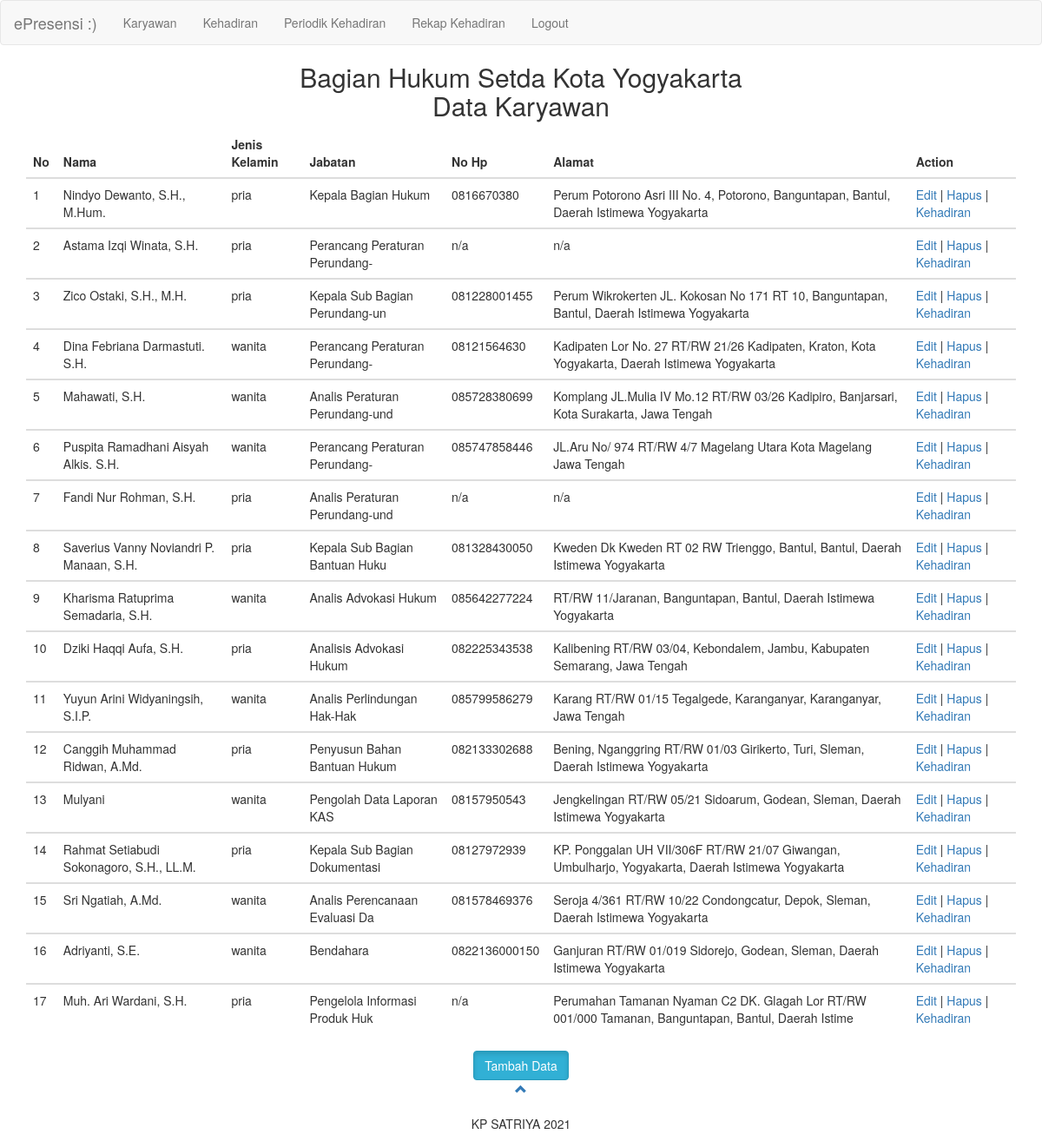
Page /dashboard.php on the committed database.
### tables this page shows
CREATE TABLE `karyawan` (
  `id_karyawan` int(11) NOT NULL AUTO_INCREMENT,
  `nama` varchar(50) NOT NULL,
  `jenis_kelamin` varchar(15) NOT NULL,
  `jabatan` varchar(30) NOT NULL,
  `nohp` varchar(13) NOT NULL,
  `alamat` varchar(100) NOT NULL,
  PRIMARY KEY (`id_karyawan`)
);

### functions/fungsi.php (called while the page is built, shortened)
<?php
function tampilkan_karyawan(){
  global $koneksi;
  $query = "SELECT * FROM karyawan";
  $result = mysqli_query($koneksi, $query) or die('gagal menampilkan data');
  return $result;
}
 ?>

### dashboard.php (the view, shortened to what this page needs)
<?php
require_once 'view/header.php'; ?>
<h2 align="center">Bagian Hukum Setda Kota Yogyakarta<br> Data Karyawan</h2>
<?php
$karyawan = tampilkan_karyawan();
?>
<div class="container">
<div class="table-responsive">
<table class="table">
    <thead>
  <tr>
    <th>No</th>
    <th>Nama</th>
    <th>Jenis Kelamin</th>
    <th>Jabatan</th>
    <th>No Hp</th>
    <th>Alamat</th>
    <th>Action</th>
  </tr>
</thead>
<?php
  $no=1;
while($row=mysqli_fetch_assoc($karyawan)) { ?>
  <tbody>
  <tr>
  <td><?= $no; ?></td>
  <td><?= $row['nama']; ?></td>
  <td><?= $row['jenis_kelamin']; ?></td>
  <td><?= $row['jabatan']; ?></td>
  <td><?= $row['nohp']; ?></td>
  <td><?= $row['alamat']; ?></td>
  <td><a href="edit_karyawan.php?id=<?= $row['id_karyawan']; ?>">Edit</a> | <a href="hapus_karyawan.php?id=<?= $row['id_karyawan']; ?>">Hapus</a> | <a href="kehadiranp.php?id=<?= $row['id_karyawan']; ?>">Kehadiran</a></td>
  </tr>
  <?php
    $no++;
    }
	?>
</tbody>
</table>
</div>
</div>
<div align="center">
<a href="tambah_karyawan.php"><button type="button" class="btn btn-info active">Tambah Data</button></a>
</div>
</body>
<?php require_once 'view/footer.php'; ?>

### view/header.php (shortened to what this page needs)
<!DOCTYPE html>
<html>
<head>
      <link rel="stylesheet" type="text/css" href="https://stackpath.bootstrapcdn.com/bootstrap/3.4.1/css/bootstrap.min.css">
  </head>
<body>
<nav class="navbar navbar-default">
    <div class="container-fluid">
        <div class="navbar-header">
            <a class="navbar-brand" href="#"> ePresensi :)</a>
        </div>
        <div id="navbar" class="navbar-collapse collapse">
            <ul class="nav navbar-nav">
                <li><a href="dashboard.php">Karyawan</a></li>
                <li><a href="kehadiran.php">Kehadiran</a></li>
                <li><a href="nyoba.php">Periodik Kehadiran</a></li>
                <li><a href="cetak.php">Rekap Kehadiran</a></li>
                <li><a href="logout.php">Logout</a></li>
            </ul>
        </div>
    </div>
</nav>
</body>

### view/footer.php
<footer class="text-center">
  <a class="up-arrow" href="#myPage" data-toggle="tooltip" title="TO TOP">
    <span class="glyphicon glyphicon-chevron-up"></span>
  </a><br><br>
  <p>KP SATRIYA 2021 <a href="#" data-toggle="tooltip"/a></p>
</footer>

### rows in the picture
karyawan: nama "Nindyo Dewanto, S.H., M.Hum.", jenis_kelamin "pria", jabatan "Kepala Bagian Hukum", nohp "0816670380", alamat "Perum Potorono Asri III No. 4, Potorono, Banguntapan, Bantul, Daerah Istimewa Yogyakarta"
karyawan: nama "Astama Izqi Winata, S.H.", jenis_kelamin "pria", jabatan "Perancang Peraturan Perundang-", nohp "n/a", alamat "n/a"
karyawan: nama "Zico Ostaki, S.H., M.H.", jenis_kelamin "pria", jabatan "Kepala Sub Bagian Perundang-un", nohp "081228001455", alamat "Perum Wikrokerten JL. Kokosan No 171 RT 10, Banguntapan, Bantul, Daerah Istimewa Yogyakarta"
karyawan: nama "Dina Febriana Darmastuti. S.H.", jenis_kelamin "wanita", jabatan "Perancang Peraturan Perundang-", nohp "08121564630", alamat "Kadipaten Lor No. 27 RT/RW 21/26 Kadipaten, Kraton, Kota Yogyakarta, Daerah Istimewa Yogyakarta"
karyawan: nama "Mahawati, S.H.", jenis_kelamin "wanita", jabatan "Analis Peraturan Perundang-und", nohp "085728380699", alamat "Komplang JL.Mulia IV Mo.12 RT/RW 03/26 Kadipiro, Banjarsari, Kota Surakarta, Jawa Tengah"
karyawan: nama "Puspita Ramadhani Aisyah Alkis. S.H.", jenis_kelamin "wanita", jabatan "Perancang Peraturan Perundang-", nohp "085747858446", alamat "JL.Aru No/ 974 RT/RW 4/7 Magelang Utara Kota Magelang Jawa Tengah"
karyawan: nama "Fandi Nur Rohman, S.H.", jenis_kelamin "pria", jabatan "Analis Peraturan Perundang-und", nohp "n/a", alamat "n/a"
karyawan: nama "Saverius Vanny Noviandri P. Manaan, S.H.", jenis_kelamin "pria", jabatan "Kepala Sub Bagian Bantuan Huku", nohp "081328430050", alamat "Kweden Dk Kweden RT 02 RW Trienggo, Bantul, Bantul, Daerah Istimewa Yogyakarta"
karyawan: nama "Kharisma Ratuprima Semadaria, S.H.", jenis_kelamin "wanita", jabatan "Analis Advokasi Hukum", nohp "085642277224", alamat "RT/RW 11/Jaranan, Banguntapan, Bantul, Daerah Istimewa Yogyakarta"
karyawan: nama "Dziki Haqqi Aufa, S.H.", jenis_kelamin "pria", jabatan "Analisis Advokasi Hukum", nohp "082225343538", alamat "Kalibening RT/RW 03/04, Kebondalem, Jambu, Kabupaten Semarang, Jawa Tengah"
karyawan: nama "Yuyun Arini Widyaningsih, S.I.P.", jenis_kelamin "wanita", jabatan "Analis Perlindungan Hak-Hak", nohp "085799586279", alamat "Karang RT/RW 01/15 Tegalgede, Karanganyar, Karanganyar, Jawa Tengah"
karyawan: nama "Canggih Muhammad Ridwan, A.Md.", jenis_kelamin "pria", jabatan "Penyusun Bahan Bantuan Hukum", nohp "082133302688", alamat "Bening, Nganggring RT/RW 01/03 Girikerto, Turi, Sleman, Daerah Istimewa Yogyakarta"
karyawan: nama "Mulyani", jenis_kelamin "wanita", jabatan "Pengolah Data Laporan KAS", nohp "08157950543", alamat "Jengkelingan RT/RW 05/21 Sidoarum, Godean, Sleman, Daerah Istimewa Yogyakarta"
karyawan: nama "Rahmat Setiabudi Sokonagoro, S.H., LL.M.", jenis_kelamin "pria", jabatan "Kepala Sub Bagian Dokumentasi", nohp "08127972939", alamat "KP. Ponggalan UH VII/306F RT/RW 21/07 Giwangan, Umbulharjo, Yogyakarta, Daerah Istimewa Yogyakarta"
karyawan: nama "Sri Ngatiah, A.Md.", jenis_kelamin "wanita", jabatan "Analis Perencanaan Evaluasi Da", nohp "081578469376", alamat "Seroja 4/361 RT/RW 10/22 Condongcatur, Depok, Sleman, Daerah Istimewa Yogyakarta"
karyawan: nama "Adriyanti, S.E.", jenis_kelamin "wanita", jabatan "Bendahara", nohp "0822136000150", alamat "Ganjuran RT/RW 01/019 Sidorejo, Godean, Sleman, Daerah Istimewa Yogyakarta"
karyawan: nama "Muh. Ari Wardani, S.H.", jenis_kelamin "pria", jabatan "Pengelola Informasi Produk Huk", nohp "n/a", alamat "Perumahan Tamanan Nyaman C2 DK. Glagah Lor RT/RW 001/000 Tamanan, Banguntapan, Bantul, Daerah Istime"
